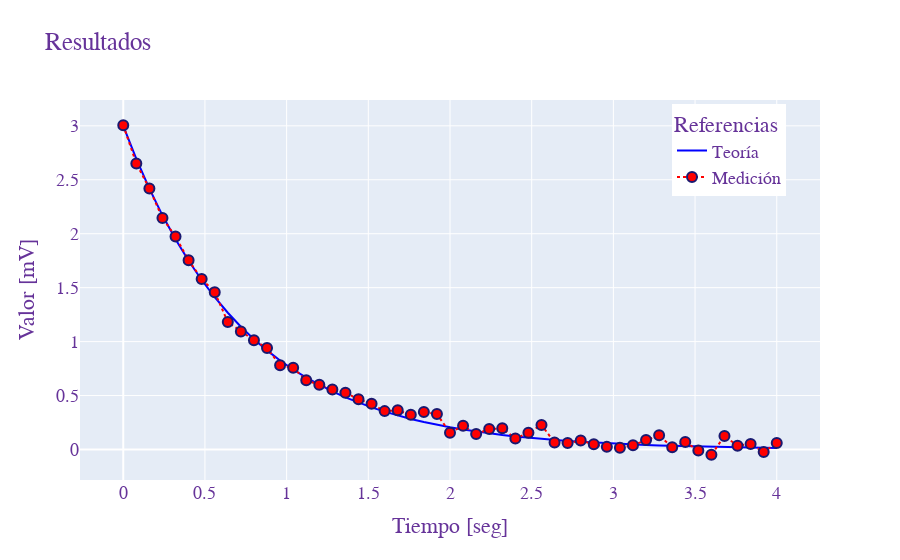

The notebook cell this image was saved under:
### Code cell
fig = go.Figure()

fig.add_trace(go.Scatter(
    x=x
    ,y=y
    ,name='Teoría'
    ,line=dict(
         color='blue'
        ,width=2)
    ))
fig.add_trace(go.Scatter(
     x=x
    ,y=medicion
    ,name='Medición'
    ,mode='lines+markers'
    ,line=dict(
        color='red'
        ,width=2
        ,dash='dot')
    ,marker=dict(
        color='red'
        ,symbol='circle'
        ,size=10
        ,line_width=2
        ,line_color="midnightblue")))

fig.update_layout(
    title="Resultados",
    xaxis_title="Tiempo [seg]",
    yaxis_title="Valor [mV]",
    legend_title="Referencias",
    font=dict(
        family="Courier New, monospace",
        size=18,
        color="RebeccaPurple"
    ),
    legend=dict(
    yanchor="top",
    y=0.99,
    xanchor="left",
    x=0.8)
)

fig.show()

### Figure 1 — Plotly figure (JSON) as saved in the notebook; plotly's stock layout.template omitted (floating-point values rounded to 4 significant figures)
{"data": [{"line": {"color": "blue", "width": 2}, "name": "Teoría", "type": "scatter", "x": [0, 0.08, 0.16, 0.24, 0.32, 0.4, 0.48, 0.56, 0.64, 0.72, 0.8, 0.88, 0.96, 1.04, 1.12, 1.2, 1.28, 1.36, 1.44, 1.52, 1.6, 1.68, 1.76, 1.84, 1.92, 2, 2.08, 2.16, 2.24, 2.32, 2.4, 2.48, 2.56, 2.64, 2.72, 2.8, 2.88, 2.96, 3.04, 3.12, 3.2, 3.28, 3.36, 3.44, 3.52, 3.6, 3.68, 3.76, 3.84, 3.92, 4], "y": [3, 2.693, 2.418, 2.171, 1.949, 1.75, 1.571, 1.411, 1.268, 1.138, 1.023, 0.9187, 0.8253, 0.7415, 0.6662, 0.5986, 0.5379, 0.4834, 0.4345, 0.3905, 0.351, 0.3155, 0.2836, 0.2549, 0.2292, 0.2061, 0.1853, 0.1666, 0.1498, 0.1347, 0.1211, 0.1089, 0.09798, 0.08813, 0.07926, 0.0713, 0.06413, 0.05769, 0.0519, 0.04669, 0.04201, 0.03779, 0.034, 0.0306, 0.02753, 0.02477, 0.02229, 0.02006, 0.01805, 0.01625, 0.01462]}, {"line": {"color": "red", "dash": "dot", "width": 2}, "marker": {"color": "red", "line": {"color": "midnightblue", "width": 2}, "size": 10, "symbol": "circle"}, "mode": "lines+markers", "name": "Medición", "type": "scatter", "x": [0, 0.08, 0.16, 0.24, 0.32, 0.4, 0.48, 0.56, 0.64, 0.72, 0.8, 0.88, 0.96, 1.04, 1.12, 1.2, 1.28, 1.36, 1.44, 1.52, 1.6, 1.68, 1.76, 1.84, 1.92, 2, 2.08, 2.16, 2.24, 2.32, 2.4, 2.48, 2.56, 2.64, 2.72, 2.8, 2.88, 2.96, 3.04, 3.12, 3.2, 3.28, 3.36, 3.44, 3.52, 3.6, 3.68, 3.76, 3.84, 3.92, 4], "y": [3.005, 2.651, 2.419, 2.146, 1.974, 1.754, 1.581, 1.458, 1.182, 1.093, 1.012, 0.9401, 0.7819, 0.7577, 0.641, 0.5994, 0.5568, 0.5262, 0.4655, 0.4238, 0.3558, 0.3628, 0.3228, 0.3482, 0.3284, 0.1558, 0.2194, 0.1438, 0.1896, 0.1965, 0.1026, 0.1545, 0.228, 0.06424, 0.05976, 0.08276, 0.04819, 0.02444, 0.01616, 0.04024, 0.0872, 0.1312, 0.02146, 0.06894, -0.008867, -0.04859, 0.1244, 0.03498, 0.05194, -0.02321, 0.06013]}], "layout": {"font": {"color": "RebeccaPurple", "family": "Courier New, monospace", "size": 18}, "legend": {"title": {"text": "Referencias"}, "x": 0.8, "xanchor": "left", "y": 0.99, "yanchor": "top"}, "title": {"text": "Resultados"}, "xaxis": {"title": {"text": "Tiempo [seg]"}}, "yaxis": {"title": {"text": "Valor [mV]"}}}}
